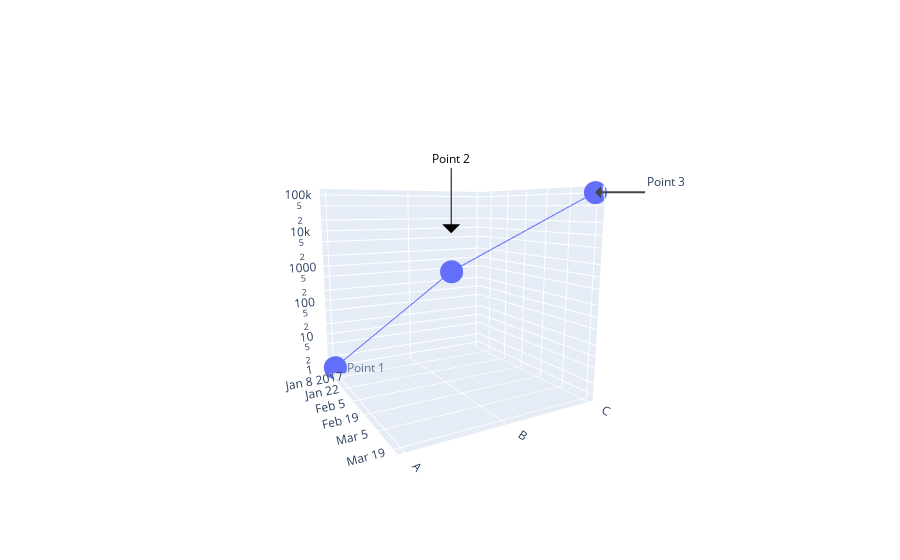

The code cell stored with this chart in its notebook:
### Code cell
import plotly.graph_objects as go

fig = go.Figure()

fig.add_trace(go.Scatter3d(
    x=["2017-01-01", "2017-02-10", "2017-03-20"],
    y=["A", "B", "C"],
    z=[1, 1000, 100000],
    name="z",
))

fig.update_layout(
    xaxis=dict(title_text="x"),
    yaxis=dict(title_text="y"),
    scene=dict(
        aspectratio=dict(
            x=1,
            y=1,
            z=1
        ),
        camera=dict(
            center=dict(
                x=0,
                y=0,
                z=0
            ),
            eye=dict(
                x=1.96903462608,
                y=-1.09022831971,
                z=0.405345349304
            ),
            up=dict(
                x=0,
                y=0,
                z=1
            )
        ),
        dragmode="turntable",
        xaxis=dict(
            title_text="",
            type="date"
        ),
        yaxis=dict(
            title_text="",
            type="category"
        ),
        zaxis=dict(
            title_text="",
            type="log"
        ),
        annotations=[dict(
            showarrow=False,
            x="2017-01-01",
            y="A",
            z=0,
            text="Point 1",
            xanchor="left",
            xshift=10,
            opacity=0.7
        ), dict(
            x="2017-02-10",
            y="B",
            z=4,
            text="Point 2",
            textangle=0,
            ax=0,
            ay=-75,
            font=dict(
                color="black",
                size=12
            ),
            arrowcolor="black",
            arrowsize=3,
            arrowwidth=1,
            arrowhead=1
        ), dict(
            x="2017-03-20",
            y="C",
            z=5,
            ax=50,
            ay=0,
            text="Point 3",
            arrowhead=1,
            xanchor="left",
            yanchor="bottom"
        )]
    ),
)

fig.show()

### Figure 1 — Plotly figure (JSON) as saved in the notebook; plotly's stock layout.template omitted (floating-point values rounded to 4 significant figures)
{"data": [{"name": "z", "type": "scatter3d", "x": ["2017-01-01", "2017-02-10", "2017-03-20"], "y": ["A", "B", "C"], "z": [1, 1000, 100000]}], "layout": {"scene": {"annotations": [{"opacity": 0.7, "showarrow": false, "text": "Point 1", "x": "2017-01-01", "xanchor": "left", "xshift": 10, "y": "A", "z": 0}, {"arrowcolor": "black", "arrowhead": 1, "arrowsize": 3, "arrowwidth": 1, "ax": 0, "ay": -75, "font": {"color": "black", "size": 12}, "text": "Point 2", "textangle": 0, "x": "2017-02-10", "y": "B", "z": 4}, {"arrowhead": 1, "ax": 50, "ay": 0, "text": "Point 3", "x": "2017-03-20", "xanchor": "left", "y": "C", "yanchor": "bottom", "z": 5}], "aspectratio": {"x": 1, "y": 1, "z": 1}, "camera": {"center": {"x": 0, "y": 0, "z": 0}, "eye": {"x": 1.969, "y": -1.09, "z": 0.4053}, "up": {"x": 0, "y": 0, "z": 1}}, "dragmode": "turntable", "xaxis": {"title": {"text": ""}, "type": "date"}, "yaxis": {"title": {"text": ""}, "type": "category"}, "zaxis": {"title": {"text": ""}, "type": "log"}}, "xaxis": {"title": {"text": "x"}}, "yaxis": {"title": {"text": "y"}}}}
